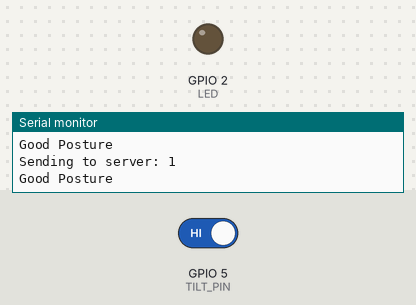
This sketch was run on a simulated ESP8266 (NodeMCU). Parts: output pins drawn as LEDs (lit = HIGH), the last lines printed to the serial monitor. Inputs (shaded band) come from the test bench; at power-on: GPIO 5 (TILT_PIN) HIGH. WiFi joins after 1.5 s; servers stay silent unless stated.

Above: at 3.4 s.
3.5 s: GPIO 5 (TILT_PIN) driven LOW
At 4.7 s:
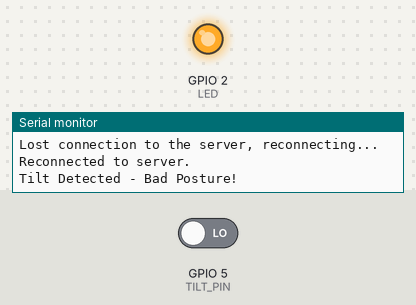
5.9 s: GPIO 5 (TILT_PIN) driven HIGH
At 7.6 s:
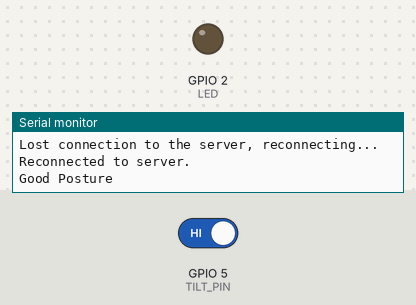
Timing chart, 0 to 9.1 s (numbered marks = the images above; inputs shaded):
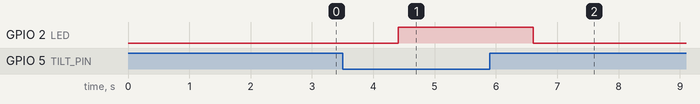

The sketch:

ArduinoCode.ino
```cpp
//This is the correct

#include <ESP8266WiFi.h>

const char* ssid = "RedRover";
const char* serverIP = "34.66.120.146";
const int serverPort = 5000;

WiFiClient client;  // Corrected WiFiClient with uppercase 'W'

#define LED 2
#define TILT_PIN 5  // Pin for tilt sensor
#define MOTOR_PIN 12

int tiltState;

void setup() {
  Serial.begin(115200);

  // Initialize LED and tilt sensor pin
  pinMode(LED, OUTPUT);
  pinMode(TILT_PIN, INPUT);
  pinMode(MOTOR_PIN, INPUT);

  Serial.println("Connecting to wifi...");
  WiFi.begin(ssid);

  while (WiFi.status() != WL_CONNECTED) {
    delay(1000);
    Serial.print(".");
  }

  Serial.println("Connected to wifi!");

  if (client.connect(serverIP, serverPort)) {
    Serial.println("Connected to server");
  } else {
    Serial.println("Connection failed");
    return;
  }
}

void loop() {

  tiltState = digitalRead(TILT_PIN);  // Read the tilt state from the sensor

  // If client is connected, send tilt state to the server
  if (client.connected()) {
    String data = String(tiltState);  // Convert tiltState to a string
    client.println(data);  // Send the tilt state to the server
    Serial.print("Sending to server: ");
    Serial.println(data);  // Debugging print to confirm data being sent
  } else {
    Serial.println("Lost connection to the server, reconnecting...");
    if (client.connect(serverIP, serverPort)) {
      Serial.println("Reconnected to server.");
    } else {
      Serial.println("Reconnection failed!");
    }
  }

  // Check tilt state to manage posture and LED
  if (tiltState == LOW) {
    Serial.println("Tilt Detected - Bad Posture!");
    digitalWrite(LED, HIGH);  // Turn on LED if tilt is detected
    digitalWrite(MOTOR_PIN, HIGH);
  } else {
    Serial.println("Good Posture");
    digitalWrite(LED, LOW);   // Turn off LED if posture is good
    digitalWrite(MOTOR_PIN, LOW);
  }

  delay(1000);  // Wait 5 seconds before reading again
}
```

Measured:
- after the input at 3.5 s, GPIO 2 (LED): LOW → HIGH after 0.90 s
- after the input at 5.9 s, GPIO 2 (LED): HIGH → LOW after 0.70 s
